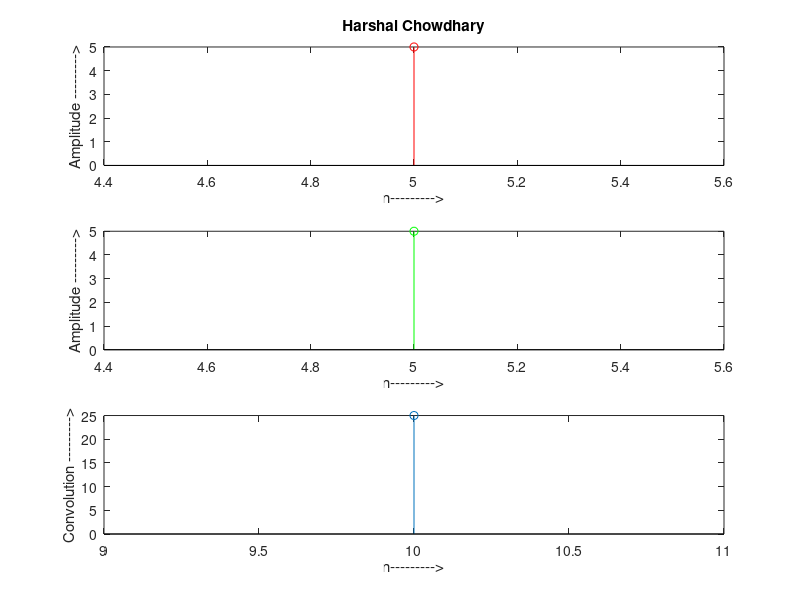

Write MATLAB code to recreate this figure.
clc;
clear all;
close all;

%Input from user of sequence
x=input('Enter The first Sequence: ');
h=input('Enter The second Sequence: ');

%Input Regarding Starting Of Sequence
sx=input('starting point of x[n]: ');
sh=input('Starting point of h[n]: ');
sy=sx+sh;

N=length(x)+length(h)-1;

y1=[zeros(1,N)];
x1=[x,zeros(1,length(x)-1)]
h1=[h,zeros(1,length(h)-1)]

for i=1:N
    for j=1:i
        y1(i)= y1(i)+x1(j)*h1(i-j+1);
    end;
end;    
y1

%Plotting Graphs
figure('Name','2K19/EC/071 Harshal Chowdhary','NumberTitle','off');

subplot(3,1,1);
stem(sx:1:sx+length(x1)-1,x1,'r-');
title('Harshal Chowdhary');
ylabel('Amplitude --------->');
xlabel('n--------->');

subplot(3,1,2);
stem(sh:1:sh+length(h1)-1,h1,'g-');
ylabel('Amplitude --------->');
xlabel('n--------->');

subplot(3,1,3);
stem(sy:1:sy+length(y1)-1,y1);
ylabel('Convolution --------->');
xlabel('n--------->');

c=input('THank you');
